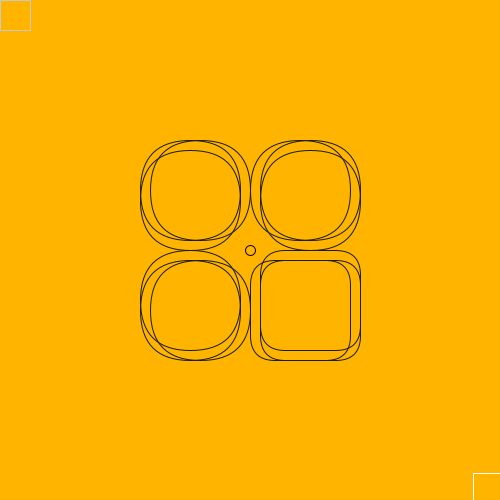
Frame 1 (no input)
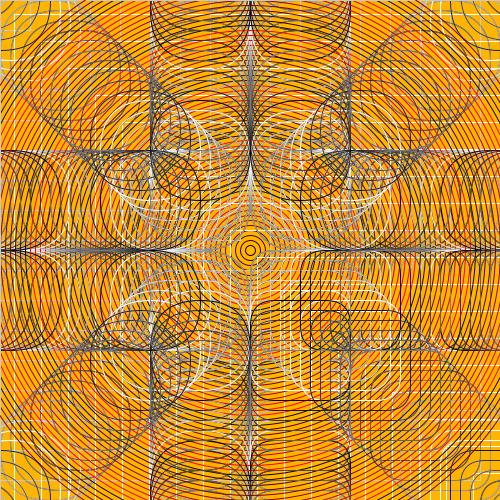
Frame 60 (the mouse pressed at the canvas centre just before this capture)
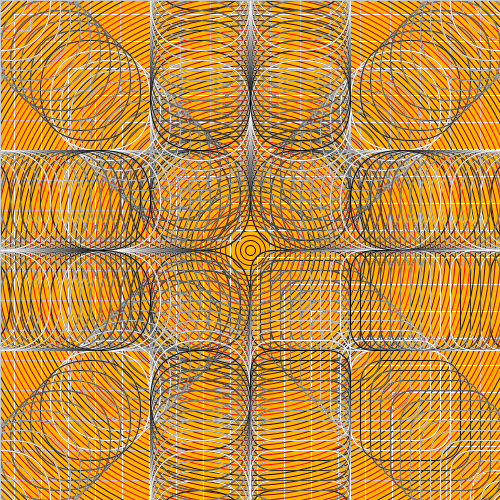
Frame 120 (the mouse held since frame 60 and released just before this capture)

The Processing sketch that drew these frames (run headless with seeded random() and noise(); from frame 60 on, the mouse is pressed at the canvas centre):

// Processing sketch: processing_115298
// ── processing_115298.pde

//---------------------MOVING RECTANGLEE-----------------------------

float XX=250;
float YY=150;
float ZZ=250;
float AA=150;
int a=0;
int b=0;
int c=0;
int colr=0;
int col=0;
int circ=0;
void setup () {
  size(500, 500);  //size of the frame
  background (255, 180, 0);   //ORANGE COLOR
}

//custom function::
// instead of writing a rectangle code at each line
// i am going to create a function, so i can change the values
//that i defined for the specified geometrical shape
// void draw**** (){}
void draw () {

  //function definition (width, height, chamfer, stroke)   
  // i am going to move 4 rectangles to different directions
  // in order to do so, i will use if function also to repeat movement
  XX = XX+10;
  AA = AA-10;  //ı CREATED decreasing values to move rectangles opposite direction

  //-----------------------RECTANGLES GOES CORNERS---------------------------
  colr= colr+25;

  drawrect(XX, AA, 75, colr);
  drawrect(AA, AA, 100, colr);
  drawrect(XX, XX, 25, colr);
  drawrect(AA, XX, 50, colr);
  
  //--------------------color if statement-----------------------
  // color  increase 25 each frame, when it become white then it turns black
 if (colr >= 255) {colr=0;}
 //----------------------------------------------------------------
 
  // I want the rectangles infront of the others
  //so i used If statement to repeat the process of moving rectangles
  // as a result, when the movement of other shapes complete, my rectangles will be infront of the others

  //--------------------------IF STATEMNT-----------------
  if (XX>= 500) { 
    XX=250;
  }
  if (AA == -100) { 
    AA=150;
  }


  //-----------------------RECTANGLES GOES LEFT AND RIGHT---------------------------
  drawrect(XX, 150, 75, colr);
  drawrect(AA, 150, 100, colr);
  drawrect(XX, 250, 25, colr);
  drawrect(AA, 250, 50,colr);

  //-----------------------RECTANGLES GOES UP AND DOWN---------------------------
  drawrect(250, AA, 75, colr);
  drawrect(150, AA, 100, colr);
  drawrect(250, XX, 25, colr);
  drawrect(150, XX, 50, colr);

  //----------------------RECTANGLE TOP LEFT--------------------------------
  b= b+30;
  stroke(200);
  rect(0, 0, b, b);

  //----------------------RECTANGLE BOTTOM RIGHT--------------------------------
  c= c-27;
  stroke(255);
  rect(500, 500, c, c);

//----------------------circle------------------------------
col = col+25;
stroke(col,0,0);
noFill();
circ= circ+10;
ellipse(250,250,circ,circ);
if (col >= 255) {col=0;}
  frameRate (5) ;
}


//----------------------specified geometrical shape---------------------
void drawrect (float x, float y, float chamfer, float a) {
  noFill();
  stroke(a);
  rect(x, y, 100, 100, chamfer, chamfer, chamfer, chamfer);
}

//-----------------------------------CREATED BY TUNC KARKUTOGLU---------------------------
